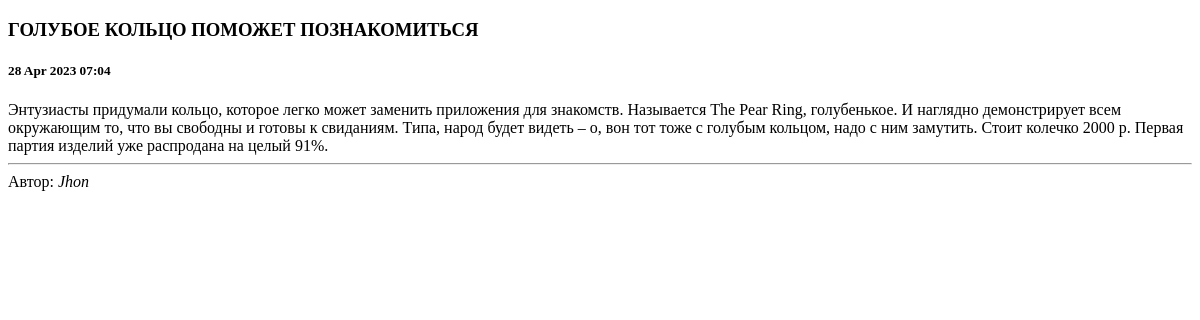
/news/22, run on an earlier commit of the app's database.
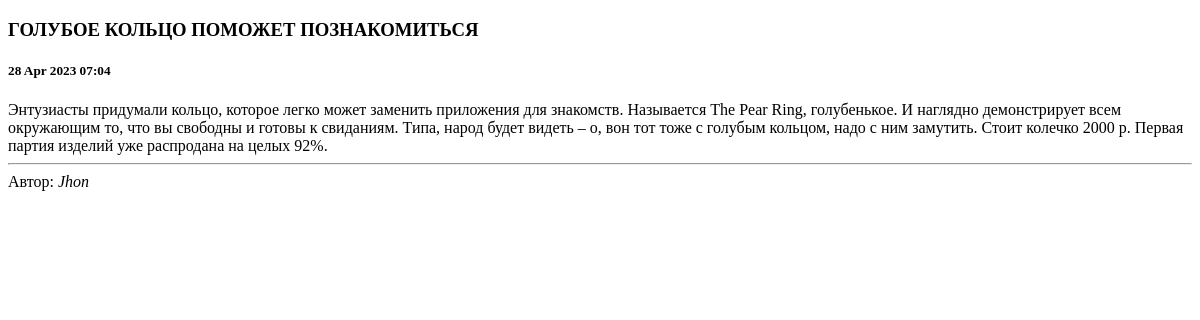
And on a later commit of the database.
### news/models.py (models this page shows, shortened)
class Post(models.Model):
	POST_TYPE = [('AR', 'Статья'), ('NW', 'Новость')]
	author = models.ForeignKey(Author, on_delete = models.CASCADE)
	post_type = models.CharField(max_length = 2, choices = POST_TYPE, default = 'AR')
	time_create = models.DateTimeField(auto_now_add = True)
	title = models.CharField(max_length = 255)
	text = models.TextField()
	rating = models.IntegerField(default = 0)
	categories = models.ManyToManyField(Category, through='PostCategory')

class Author(models.Model):
	author = models.OneToOneField(User, on_delete=models.CASCADE)
	user_rating = models.IntegerField(default = 0)

### news/views.py (the view)
# urls.py: path('<int:pk>', PostDetail.as_view(), name='post_detail'),
class PostDetail(DetailView):
    template_name = 'news_detail.html'
    queryset = Post.objects.all()
    def get_context_data(self, **kwargs):
        context = super().get_context_data(**kwargs)
        context['is_author'] = self.request.user.groups.filter(name = 'Authors').exists()
        return context

### news/templatetags/custom_filters.py (called while the page is built)
@register.filter(name='censor')
def censor(text):
    bad_words = ('Теперь', 'нового', 'вышло')
    for word in bad_words:
        if word in text:
            text = text.replace(word, '*****')
    return text

### templates/news_detail.html (shortened to what this page needs)
{% extends 'default.html' %}
{% load custom_filters %}
{% block content %}
<h3>{{post.title|censor}}</h3>
<h5>{{post.time_create|date:'d M Y h:m'}}</h5>
{{post.text|censor}}
<hr>
Автор: <i>{{post.author.author}}</i>
    <br>
{% endblock content %}

What changed in the data, as far as the page shows it:
changed Post "ГОЛУБОЕ КОЛЬЦО ПОМОЖЕТ ПОЗНАКОМИТЬСЯ": text|censor "…изделий уже распродана на целый 91%." → "…изделий уже распродана на целых 92%."
